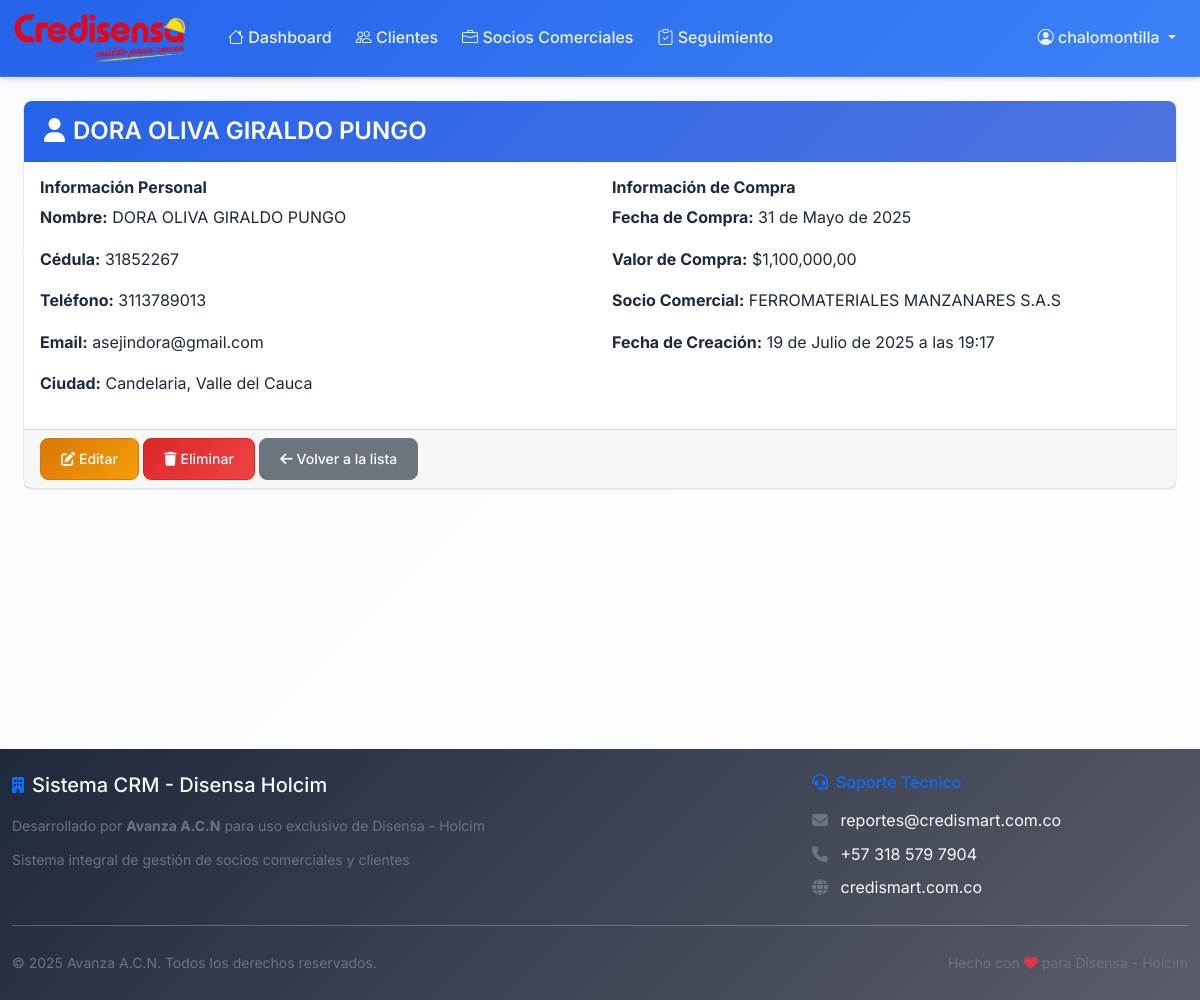
Page /clientes/5/ (signed in) on the committed database.
### clientes/models.py (models this page shows, shortened)
class Cliente(models.Model):
    nombre = models.CharField(max_length=200, verbose_name="Nombre del Cliente")
    cedula = models.CharField(max_length=20, unique=True, verbose_name="Cédula")
    fecha_compra = models.DateField(verbose_name="Fecha de Compra")
    valor_compra = models.DecimalField(
        max_digits=12,
        decimal_places=2,
        validators=[MinValueValidator(Decimal('0.01'))],
        verbose_name="Valor de la Compra"
    )
    socio_comercial = models.ForeignKey(
        SocioComercial,
        on_delete=models.CASCADE,
        verbose_name="Socio Comercial",
        related_name='clientes'
    )
    telefono = models.CharField(max_length=20, verbose_name="Teléfono", blank=True)
    email = models.EmailField(verbose_name="Email", blank=True)
    ciudad = models.CharField(max_length=100, verbose_name="Ciudad", blank=True)
    observaciones = models.TextField(verbose_name="Observaciones", blank=True)
    fecha_creacion = models.DateTimeField(auto_now_add=True)
    fecha_actualizacion = models.DateTimeField(auto_now=True)
    class Meta:
        verbose_name = "Cliente"
        verbose_name_plural = "Clientes"
        ordering = ['-fecha_compra']

### socios/models.py (models this page shows, shortened)
class SocioComercial(models.Model):
    nombre = models.CharField(max_length=200, verbose_name="Nombre del Socio")
    fecha_ingreso = models.DateField(verbose_name="Fecha de Ingreso al Convenio")
    ciudad_sede = models.CharField(max_length=100, verbose_name="Ciudad de la Sede")
    documento_contrato = models.FileField(
        upload_to='contratos/',
        validators=[FileExtensionValidator(allowed_extensions=['pdf', 'doc', 'docx'])],
        verbose_name="Documento del Contrato",
        blank=True,
        null=True
    )
    activo = models.BooleanField(default=True, verbose_name="Activo")
    telefono = models.CharField(max_length=20, verbose_name="Teléfono", blank=True)
    email = models.EmailField(verbose_name="Email", blank=True)
    fecha_creacion = models.DateTimeField(auto_now_add=True)
    fecha_actualizacion = models.DateTimeField(auto_now=True)
    class Meta:
        verbose_name = "Socio Comercial"
        verbose_name_plural = "Socios Comerciales"
        ordering = ['-fecha_creacion']

### clientes/views.py (the view)
# urls.py: path('<int:pk>/', views.ClienteDetailView.as_view(), name='detalle'),
class ClienteDetailView(LoginRequiredMixin, DetailView):
    model = Cliente
    template_name = 'clientes/detalle.html'
    context_object_name = 'cliente'

### templates/clientes/detalle.html (shortened to what this page needs)
{% extends "base.html" %}
{% load humanize %}
{% block content %}
<div class="container-fluid">
    <div class="row">
        <div class="col-md-12">
            <div class="card">
                <div class="card-header">
                    <h4 class="card-title">
                        <i class="fas fa-user me-2"></i>{{ cliente.nombre }}
                    </h4>
                </div>
                <div class="card-body">
                    <div class="row">
                        <div class="col-md-6">
                            <h6><strong>Información Personal</strong></h6>
                            <p><strong>Nombre:</strong> {{ cliente.nombre }}</p>
                            <p><strong>Cédula:</strong> {{ cliente.cedula }}</p>
                            <p><strong>Teléfono:</strong> {{ cliente.telefono|default:"No registrado" }}</p>
                            <p><strong>Email:</strong> {{ cliente.email|default:"No registrado" }}</p>
                            <p><strong>Ciudad:</strong> {{ cliente.ciudad|default:"No registrada" }}</p>
                        </div>
                        <div class="col-md-6">
                            <h6><strong>Información de Compra</strong></h6>
                            <p><strong>Fecha de Compra:</strong> {{ cliente.fecha_compra }}</p>
                            <p><strong>Valor de Compra:</strong> ${{ cliente.valor_compra|floatformat:2|intcomma }}</p>
                            <p><strong>Socio Comercial:</strong> {{ cliente.socio_comercial.nombre }}</p>
                            <p><strong>Fecha de Creación:</strong> {{ cliente.fecha_creacion }}</p>
                        </div>
                    </div>
                </div>
                <div class="card-footer">
                    <a href="{% url 'clientes:editar' cliente.pk %}" class="btn btn-warning">
                        <i class="fas fa-edit me-1"></i>Editar
                    </a>
                    <a href="{% url 'clientes:eliminar' cliente.pk %}" class="btn btn-danger">
                        <i class="fas fa-trash me-1"></i>Eliminar
                    </a>
                    <a href="{% url 'clientes:lista' %}" class="btn btn-secondary">
                        <i class="fas fa-arrow-left me-1"></i>Volver a la lista
                    </a>
                </div>
            </div>
        </div>
    </div>
</div>
{% endblock %}

### templates/base.html (shortened to what this page needs)
<!DOCTYPE html>
<html lang="es">
<head>
    <link href="https://cdn.jsdelivr.net/npm/bootstrap@5.1.3/dist/css/bootstrap.min.css" rel="stylesheet">
    <link href="https://cdn.jsdelivr.net/npm/bootstrap-icons@1.8.1/font/bootstrap-icons.css" rel="stylesheet">
    <link href="https://cdnjs.cloudflare.com/ajax/libs/font-awesome/6.4.0/css/all.min.css" rel="stylesheet">
    {% load static %}
    {% load crispy_forms_tags %}
    <link rel="stylesheet" href="{% static 'css/main.css' %}">
</head>
<body>
    <nav class="navbar navbar-expand-lg navbar-dark" style="background: linear-gradient(135deg, #2563eb, #3b82f6);">
        <div class="container-fluid">
            <a class="navbar-brand d-flex align-items-center" href="{% url 'dashboard:home' %}">
                <img src="{% static 'img/credisensa-logo.png' %}" alt="Credisensa" class="me-2" style="height: 50px; max-width: 180px;" onerror="this.style.display='none'; document.getElementById('navbar-text-logo').style.display='inline';">
            </a>
            <div class="collapse navbar-collapse" id="navbarNav">
                <ul class="navbar-nav me-auto">
                    <li class="nav-item">
                        <a class="nav-link" href="{% url 'dashboard:home' %}">
                            <i class="bi bi-house"></i> Dashboard
                        </a>
                    </li>
                    <li class="nav-item">
                        <a class="nav-link" href="{% url 'clientes:lista' %}">
                            <i class="bi bi-people"></i> Clientes
                        </a>
                    </li>
                    <li class="nav-item">
                        <a class="nav-link" href="{% url 'socios:lista' %}">
                            <i class="bi bi-briefcase"></i> Socios Comerciales
                        </a>
                    </li>
                    <li class="nav-item">
                        <a class="nav-link" href="{% url 'seguimiento:lista' %}">
                            <i class="bi bi-clipboard-check"></i> Seguimiento
                        </a>
                    </li>
                </ul>
                <ul class="navbar-nav">
                    {% if user.is_authenticated %}
                        <li class="nav-item dropdown">
                            <a class="nav-link dropdown-toggle" href="#" id="userDropdown" role="button" data-bs-toggle="dropdown">
                                <i class="bi bi-person-circle"></i> {{ user.get_full_name|default:user.username }}
                            </a>
                        </li>
                    {% else %}
                        <li class="nav-item">
                            <a class="nav-link" href="{% url 'accounts:login' %}">
                                <i class="bi bi-box-arrow-in-right"></i> Iniciar Sesión
                            </a>
                        </li>
                    {% endif %}
                </ul>
            </div>
        </div>
    </nav>
    <div class="container-fluid mt-4" style="min-height: calc(100vh - 200px);">
        {% block content %}
        {% endblock %}
    </div>
    <footer class="bg-dark text-light py-4 mt-5">
        <div class="container-fluid">
            <div class="row">
                <div class="col-md-8">
                    <div class="d-flex align-items-center mb-3">
                        <i class="fas fa-building me-2 text-primary"></i>
                        <h5 class="mb-0">Sistema CRM - Disensa Holcim</h5>
                    </div>
                    <p class="text-muted mb-2">
                        <small>Desarrollado por <strong>Avanza A.C.N</strong> para uso exclusivo de Disensa - Holcim</small>
                    </p>
                    <p class="text-muted mb-0">
                        <small>Sistema integral de gestión de socios comerciales y clientes</small>
                    </p>
                </div>
                <div class="col-md-4">
                    <h6 class="text-primary mb-3">
                        <i class="fas fa-headset me-2"></i>Soporte Técnico
                    </h6>
                    <p class="mb-2">
                        <i class="fas fa-envelope me-2 text-muted"></i>
                        <a href="mailto:reportes@credismart.com.co" class="text-light text-decoration-none">
                            reportes@credismart.com.co
                        </a>
                    </p>
                    <p class="mb-2">
                        <i class="fas fa-phone me-2 text-muted"></i>
                        <a href="tel:+573185797904" class="text-light text-decoration-none">
                            +57 318 579 7904
                        </a>
                    </p>
                    <p class="mb-0">
                        <i class="fas fa-globe me-2 text-muted"></i>
                        <a href="https://credismart.com.co" target="_blank" class="text-light text-decoration-none">
                            credismart.com.co
                        </a>
                    </p>
                </div>
            </div>
            <hr class="border-secondary my-4">
            <div class="row align-items-center">
                <div class="col-md-6">
                    <small class="text-muted">
                        © {% now "Y" %} Avanza A.C.N. Todos los derechos reservados.
                    </small>
                </div>
                <div class="col-md-6 text-end">
                    <small class="text-muted">
                        Hecho con <i class="fas fa-heart text-danger"></i> para Disensa - Holcim
                    </small>
                </div>
            </div>
        </div>
    </footer>
</body>
</html>

### static/css/main.css (style rules this page uses)
:root { --primary-color: #2563eb; --primary-dark: #1d4ed8; --primary-light: #dbeafe; --secondary-color: #64748b; --success-color: #059669; --danger-color: #dc2626; --warning-color: #d97706; --info-color: #0891b2; --light-color: #ffffff; --light-gray: #f8fafc; --dark-color: #1e293b; --text-muted: #64748b; --border-color: #e2e8f0; --primary-gradient: linear-gradient(135deg, #2563eb, #3b82f6); --success-gradient: linear-gradient(135deg, #059669, #10b981); --warning-gradient: linear-gradient(135deg, #d97706, #f59e0b); --danger-gradient: linear-gradient(135deg, #dc2626, #ef4444); --info-gradient: linear-gradient(135deg, #0891b2, #06b6d4); --dark-gradient: linear-gradient(135deg, #1e293b, #334155); --border-radius: 8px; --border-radius-lg: 12px; --border-radius-xl: 16px; --box-shadow: 0 1px 3px 0 rgba(0, 0, 0, 0.1), 0 1px 2px 0 rgba(0, 0, 0, 0.06); --box-shadow-md: 0 4px 6px -1px rgba(0, 0, 0, 0.1), 0 2px 4px -1px rgba(0, 0, 0, 0.06); --box-shadow-lg: 0 10px 15px -3px rgba(0, 0, 0, 0.1), 0 4px 6px -2px rgba(0, 0, 0, 0.05); --transition: all 0.2s cubic-bezier(0.4, 0, 0.2, 1); --font-family: 'Inter', -apple-system, BlinkMacSystemFont, 'Segoe UI', Roboto, sans-serif; --font-weight-normal: 400; --font-weight-medium: 500; --font-weight-semibold: 600; --font-weight-bold: 700; }
body { font-family: var(--font-family); background: linear-gradient(135deg, var(--light-gray) 0%, var(--light-color) 100%); color: var(--dark-color); line-height: 1.6; font-weight: var(--font-weight-normal); }
.navbar { box-shadow: 0 2px 4px rgba(0,0,0,.08); }
.navbar-brand { font-weight: 600; font-size: 1.5rem; }
.nav-link { font-weight: 500; transition: all 0.3s ease; margin: 0 5px; border-radius: var(--border-radius); }
.card { border: none; border-radius: var(--border-radius); box-shadow: var(--box-shadow); margin-bottom: 1.5rem; transition: all 0.3s ease; }
.card-header { background: linear-gradient(135deg, var(--primary-color), #4e73df); color: white; border-radius: var(--border-radius) var(--border-radius) 0 0 !important; border: none; padding: 1rem 1.25rem; }
.card-header h4, .card-header h5, .card-header h6 { margin: 0; font-weight: 600; }
.btn { border-radius: var(--border-radius); font-weight: 500; padding: 0.5rem 1rem; transition: all 0.3s ease; border: none; }
.btn-danger { background: linear-gradient(135deg, var(--danger-color), #e74a3b); }
.btn-warning { background: linear-gradient(135deg, var(--warning-color), #f6c23e); color: var(--dark-color); }
footer { background: linear-gradient(135deg, var(--dark-color), #5a5c69); color: white; padding: 2rem 0; margin-top: 3rem; }
.navbar { background: var(--primary-gradient) !important; box-shadow: var(--box-shadow-md); border-bottom: 1px solid rgba(255, 255, 255, 0.1); }
.navbar-brand { font-weight: var(--font-weight-bold); font-size: 1.25rem; color: white !important; }
.navbar-nav .nav-link { color: rgba(255, 255, 255, 0.9) !important; font-weight: var(--font-weight-medium); padding: 0.5rem 1rem; margin: 0 0.25rem; border-radius: var(--border-radius); transition: var(--transition); }
.btn { font-weight: var(--font-weight-medium); border-radius: var(--border-radius); padding: 0.625rem 1.25rem; font-size: 0.875rem; line-height: 1.4; transition: var(--transition); border: 1px solid transparent; position: relative; overflow: hidden; }
.btn-warning { background: var(--warning-gradient); border-color: var(--warning-color); color: white; }
.btn-danger { background: var(--danger-gradient); border-color: var(--danger-color); color: white; }
.btn-secondary { background: #6c757d; border-color: #6c757d; color: white; }

### templates/base.html (style rules this page uses)
.navbar-brand { font-weight: bold; }

### rows in the picture
Cliente: nombre "DORA OLIVA GIRALDO PUNGO", cedula "31852267", telefono "3113789013", email "asejindora@gmail.com", ciudad "Candelaria, Valle del Cauca", fecha_compra "31 de Mayo de 2025", valor_compra "1,100,000,00", socio_comercial.nombre "FERROMATERIALES MANZANARES S.A.S", fecha_creacion "19 de Julio de 2025 a las 19:17"

### other values in the picture
{{ user.get_full_name|default:user.username }} "chalomontilla"
